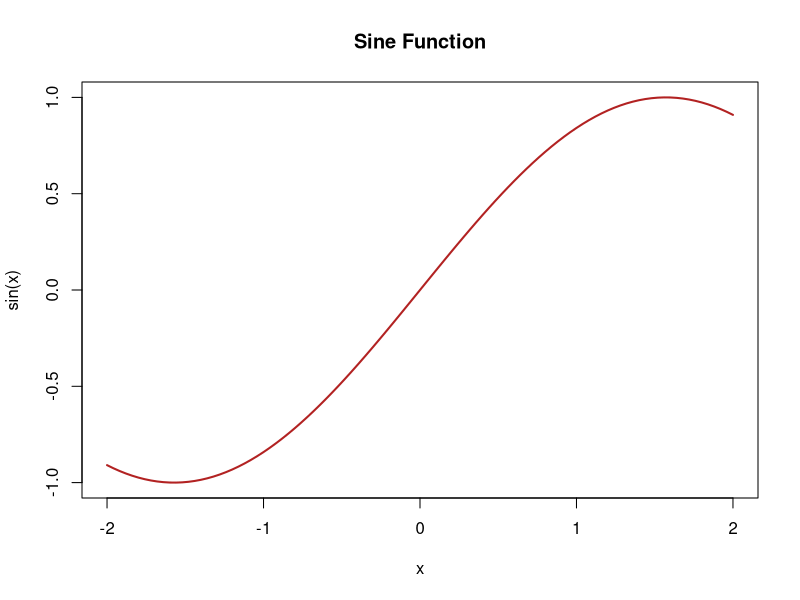

Reproduce this figure in R. (Note: this script raises an error after producing the figure.)
## ---- chunk 1
f<- function(x)sin(x)
  curve(f,from = -2,to= 2,type="l", main='Sine Function',lwd=2, col='firebrick', xlab = 'x', ylab = 'sin(x)' )
## ---- chunk 2
set.seed(123)
 rnorm(1000, mean = 0, sd = 1)
 
 
## ---- chunk 3
#| echo: false
library(car)
qqPlot(x, envelope = 0.95, ylim = c(-5, 5))
